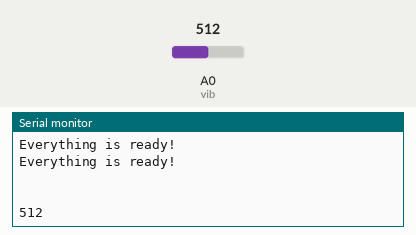
Recording of a sketch running on a simulated ESP8266 (NodeMCU). On the bench: the last lines printed to the serial monitor. The inputs (shaded band) are chosen by the test bench; at power-on: A0 (vib) = 512. WiFi joins after 1.5 s; servers stay silent unless stated.

Above: at 3.7 s.
3.8 s: A0 (vib) set to 716
At 4.73 s:
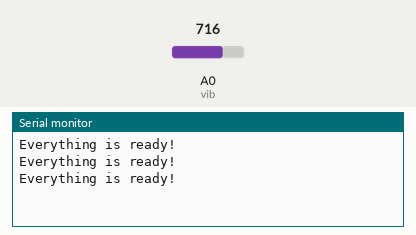
6.7 s: A0 (vib) set to 900
At 6.76 s:
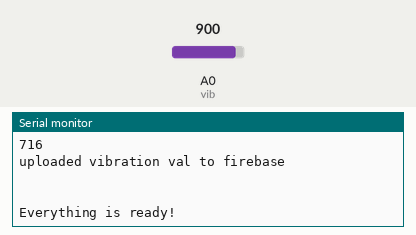
Timing chart, 0 to 9.7 s (numbered marks = the images above; inputs shaded):
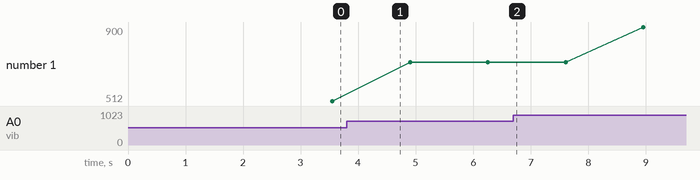

The sketch:

nodemcu_helmet_.ino
```cpp
#include<FirebaseArduino.h>
#include <ESP8266WiFi.h>

// set finger print using host link in FirebaseHttpClient.h
#define FIREBASE_HOST "sample-8f1fd.firebaseio.com"                          // database URL
#define FIREBASE_AUTH "mVeoMTLE2XbGrHhpiS2N9UfzRJSDBZExcEPKXzRl"             // secret key

#define WIFI_SSID "pi"
#define WIFI_PASSWORD "abcdefgh"


#define vib A0
  int val=0;

void setup() {
  pinMode(vib,INPUT);

  Serial.begin(9600);

  Serial.println("Serial communication started\n\n");

  WiFi.begin(WIFI_SSID, WIFI_PASSWORD);                                     //try to connect with wifi
  Serial.print("Connecting to ");
  Serial.print(WIFI_SSID);


  while (WiFi.status() != WL_CONNECTED) {
    Serial.print(".");
    delay(500);
  }


  Serial.println();
  Serial.print("Connected to ");
  Serial.println(WIFI_SSID);
  Serial.print("IP Address is : ");
  Serial.println(WiFi.localIP());                                            //print local IP address
  Firebase.begin(FIREBASE_HOST, FIREBASE_AUTH);   // connect to firebase
delay(1000);
}

void loop() {

  val=analogRead(vib);

// Firebase Error Handling ************************************************
  if (Firebase.failed())
  { delay(500);
    Firebase.begin(FIREBASE_HOST, FIREBASE_AUTH);
    Serial.println(Firebase.error());
  Serial.println("Connection to fiebase failed. Reconnecting...");
  delay(500);
  }

 else {
    Serial.println("Everything is ready!");
    delay(300); Serial.println("Everything is ready!");
    delay(300); Serial.println("Everything is ready! \n \n \n");
    delay(300);


    Firebase.setInt("/vibration2",val);
   Serial.println(val);
    delay(300); Serial.println("uploaded vibration val to firebase \n \n \n");


 }


}
```

Measured:
- plotted number 1: 512 → 716 after the input at 3.8 s, 716 → 900 after the input at 6.7 s
